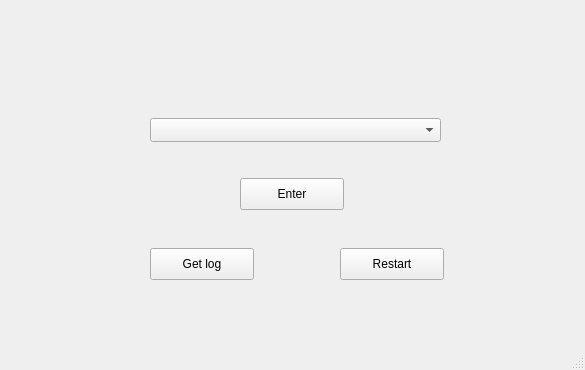
<?xml version="1.0" encoding="UTF-8"?>
<ui version="4.0">
 <class>MainWindow</class>
 <widget class="QMainWindow" name="MainWindow">
  <property name="geometry">
   <rect>
    <x>0</x>
    <y>0</y>
    <width>585</width>
    <height>370</height>
   </rect>
  </property>
  <property name="windowTitle">
   <string>MainWindow</string>
  </property>
  <widget class="QWidget" name="centralwidget">
   <widget class="QPushButton" name="pushButton">
    <property name="geometry">
     <rect>
      <x>240</x>
      <y>178</y>
      <width>104</width>
      <height>32</height>
     </rect>
    </property>
    <property name="text">
     <string>Enter</string>
    </property>
   </widget>
   <widget class="QPushButton" name="pushButton_2">
    <property name="geometry">
     <rect>
      <x>150</x>
      <y>248</y>
      <width>104</width>
      <height>32</height>
     </rect>
    </property>
    <property name="text">
     <string>Get log</string>
    </property>
   </widget>
   <widget class="QPushButton" name="pushButton_3">
    <property name="geometry">
     <rect>
      <x>340</x>
      <y>248</y>
      <width>104</width>
      <height>32</height>
     </rect>
    </property>
    <property name="text">
     <string>Restart</string>
    </property>
   </widget>
   <widget class="QComboBox" name="comboBox">
    <property name="geometry">
     <rect>
      <x>150</x>
      <y>118</y>
      <width>291</width>
      <height>24</height>
     </rect>
    </property>
   </widget>
   <widget class="QLabel" name="label">
    <property name="geometry">
     <rect>
      <x>60</x>
      <y>50</y>
      <width>458</width>
      <height>31</height>
     </rect>
    </property>
    <property name="font">
     <font>
      <pointsize>12</pointsize>
      <weight>50</weight>
      <bold>false</bold>
     </font>
    </property>
    <property name="layoutDirection">
     <enum>Qt::LeftToRight</enum>
    </property>
    <property name="autoFillBackground">
     <bool>false</bool>
    </property>
    <property name="text">
     <string/>
    </property>
    <property name="alignment">
     <set>Qt::AlignCenter</set>
    </property>
    <property name="wordWrap">
     <bool>false</bool>
    </property>
   </widget>
  </widget>
  <widget class="QMenuBar" name="menubar">
   <property name="geometry">
    <rect>
     <x>0</x>
     <y>0</y>
     <width>585</width>
     <height>29</height>
    </rect>
   </property>
  </widget>
  <widget class="QStatusBar" name="statusbar"/>
 </widget>
 <resources/>
 <connections/>
</ui>
